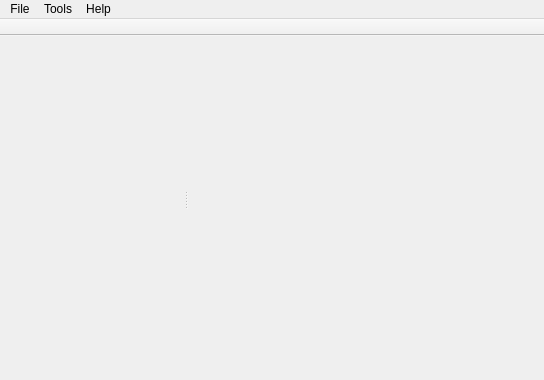
<?xml version="1.0" encoding="UTF-8"?>
<ui version="4.0">
 <class>MainWindow</class>
 <widget class="QMainWindow" name="MainWindow">
  <property name="geometry">
   <rect>
    <x>0</x>
    <y>0</y>
    <width>544</width>
    <height>380</height>
   </rect>
  </property>
  <property name="sizePolicy">
   <sizepolicy hsizetype="Preferred" vsizetype="Preferred">
    <horstretch>0</horstretch>
    <verstretch>0</verstretch>
   </sizepolicy>
  </property>
  <property name="windowTitle">
   <string>Project Editor</string>
  </property>
  <property name="windowIcon">
   <iconset>
    <normaloff>../../../../icon.png</normaloff>../../../../icon.png</iconset>
  </property>
  <property name="dockOptions">
   <set>QMainWindow::AllowTabbedDocks|QMainWindow::AnimatedDocks</set>
  </property>
  <widget class="QWidget" name="centralwidget">
   <property name="sizePolicy">
    <sizepolicy hsizetype="Preferred" vsizetype="Preferred">
     <horstretch>0</horstretch>
     <verstretch>0</verstretch>
    </sizepolicy>
   </property>
   <property name="layoutDirection">
    <enum>Qt::LeftToRight</enum>
   </property>
   <property name="autoFillBackground">
    <bool>false</bool>
   </property>
   <layout class="QGridLayout" name="gridLayout_4">
    <property name="margin">
     <number>5</number>
    </property>
    <item row="0" column="0">
     <widget class="QStackedWidget" name="pages">
      <property name="currentIndex">
       <number>-1</number>
      </property>
     </widget>
    </item>
   </layout>
  </widget>
  <widget class="QMenuBar" name="menuBar">
   <property name="geometry">
    <rect>
     <x>0</x>
     <y>0</y>
     <width>544</width>
     <height>19</height>
    </rect>
   </property>
   <widget class="QMenu" name="menuFile">
    <property name="title">
     <string>File</string>
    </property>
    <addaction name="actionNew"/>
    <addaction name="actionOpen"/>
    <addaction name="separator"/>
    <addaction name="actionSave"/>
    <addaction name="actionSaveAs"/>
    <addaction name="separator"/>
    <addaction name="actionClose"/>
    <addaction name="separator"/>
    <addaction name="actionQuit"/>
   </widget>
   <widget class="QMenu" name="menuHelp">
    <property name="title">
     <string>Help</string>
    </property>
    <addaction name="actionHelp"/>
    <addaction name="actionContext_help"/>
    <addaction name="separator"/>
    <addaction name="actionAbout"/>
    <addaction name="separator"/>
   </widget>
   <widget class="QMenu" name="menuModules">
    <property name="title">
     <string>Tools</string>
    </property>
    <addaction name="actionSettings"/>
    <addaction name="separator"/>
    <addaction name="actionScanForModules"/>
   </widget>
   <addaction name="menuFile"/>
   <addaction name="menuModules"/>
   <addaction name="menuHelp"/>
  </widget>
  <widget class="QStatusBar" name="statusBar">
   <property name="sizeGripEnabled">
    <bool>false</bool>
   </property>
  </widget>
  <widget class="QDockWidget" name="dockWidget">
   <property name="minimumSize">
    <size>
     <width>183</width>
     <height>166</height>
    </size>
   </property>
   <property name="autoFillBackground">
    <bool>false</bool>
   </property>
   <property name="floating">
    <bool>false</bool>
   </property>
   <property name="features">
    <set>QDockWidget::NoDockWidgetFeatures</set>
   </property>
   <property name="allowedAreas">
    <set>Qt::NoDockWidgetArea</set>
   </property>
   <property name="windowTitle">
    <string/>
   </property>
   <attribute name="dockWidgetArea">
    <number>1</number>
   </attribute>
   <widget class="QWidget" name="dockWidgetContents">
    <layout class="QGridLayout" name="gridLayout_3">
     <property name="margin">
      <number>5</number>
     </property>
    </layout>
   </widget>
  </widget>
  <widget class="QToolBar" name="toolBar">
   <property name="windowTitle">
    <string>toolBar</string>
   </property>
   <property name="movable">
    <bool>false</bool>
   </property>
   <property name="floatable">
    <bool>false</bool>
   </property>
   <attribute name="toolBarArea">
    <enum>TopToolBarArea</enum>
   </attribute>
   <attribute name="toolBarBreak">
    <bool>false</bool>
   </attribute>
  </widget>
  <action name="actionNew">
   <property name="text">
    <string>New</string>
   </property>
   <property name="shortcut">
    <string>Ctrl+N</string>
   </property>
  </action>
  <action name="actionOpen">
   <property name="text">
    <string>Open</string>
   </property>
   <property name="shortcut">
    <string>Ctrl+O</string>
   </property>
  </action>
  <action name="actionResentProjects">
   <property name="text">
    <string>Recent Projects</string>
   </property>
  </action>
  <action name="actionSave">
   <property name="text">
    <string>Save</string>
   </property>
   <property name="shortcut">
    <string>Ctrl+S</string>
   </property>
  </action>
  <action name="actionSaveAs">
   <property name="text">
    <string>Save As</string>
   </property>
   <property name="shortcut">
    <string>Ctrl+Shift+S</string>
   </property>
  </action>
  <action name="actionQuit">
   <property name="text">
    <string>Quit</string>
   </property>
   <property name="shortcut">
    <string>Ctrl+Q</string>
   </property>
  </action>
  <action name="actionHelp">
   <property name="text">
    <string>Help</string>
   </property>
  </action>
  <action name="actionContext_help">
   <property name="text">
    <string>Context help</string>
   </property>
  </action>
  <action name="actionAbout">
   <property name="text">
    <string>About</string>
   </property>
  </action>
  <action name="actionScanForModules">
   <property name="text">
    <string>Scan for modules</string>
   </property>
  </action>
  <action name="actionSettings">
   <property name="text">
    <string>Settings</string>
   </property>
  </action>
 </widget>
 <resources/>
 <connections/>
</ui>
